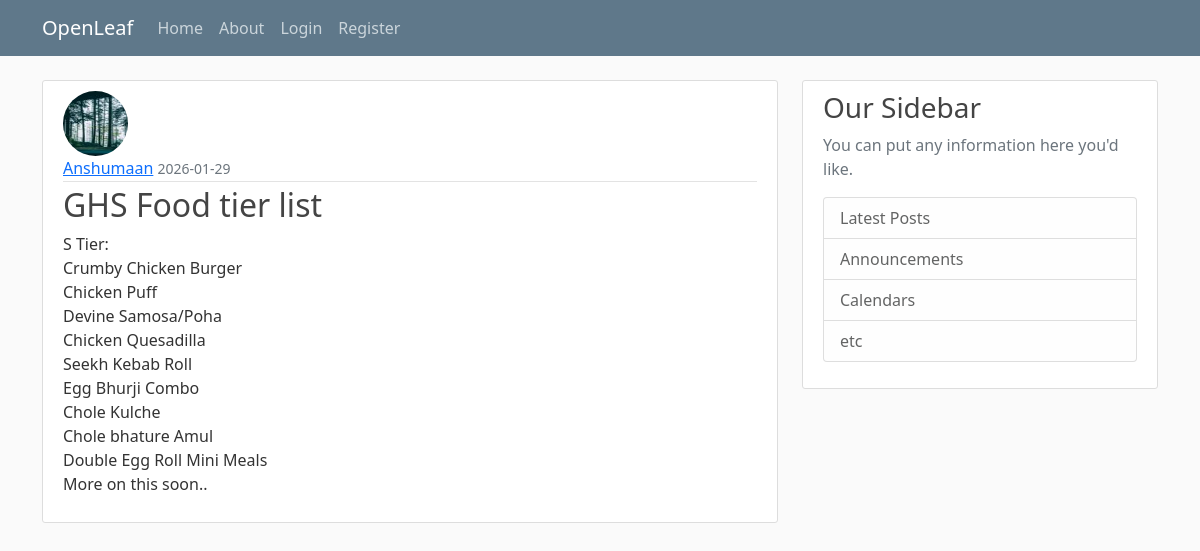
Screenshot of /post/8 with the database file from the repository.
### main/models.py (models this page shows, shortened)
class User(db.Model, UserMixin):
    id = db.Column(db.Integer, primary_key=True)
    username = db.Column(db.String(20), unique=True, nullable=False)
    email = db.Column(db.String(120), unique=True, nullable=False)
    image_file = db.Column(db.String(20), nullable=False, default='default.jpg')
    password = db.Column(db.String(60), nullable=False)
    posts = db.relationship('Post', backref='author', lazy=True)

class Post(db.Model):
    id = db.Column(db.Integer, primary_key=True)
    title = db.Column(db.String(100), nullable=False)
    date_posted = db.Column(db.DateTime, nullable=False, default=datetime.utcnow)
    content = db.Column(db.Text, nullable=False)
    user_id = db.Column(db.Integer, db.ForeignKey('user.id'), nullable=False)

### main/posts/routes.py (the view)
@posts.route("/post/<int:post_id>")
def post(post_id):
    post = Post.query.get_or_404(post_id)
    form = DeletePostForm()
    return render_template('post.html', title=post.title, post=post, form=form)

### main/templates/post.html (shortened to what this page needs)
{% extends "layout.html" %}
{% block content %}
    <article class="media content-section">
      <img class="rounded-circle article-img"
           src="{{ url_for('static', filename='profile_pics/' + post.author.image_file)}}">
      <div class="media-body">
        <div class="article-metadata">
          <a class="mr-2" href="{{ url_for('users.user_posts', username=post.author.username) }}">
            {{ post.author.username }}</a>
          <small class="text-muted">{{ post.date_posted.strftime('%Y-%m-%d') }}</small>
        </div>
        <h2 class="article-title">{{ post.title }}</h2>
        <p class="article-content">{{ post.content }}</p>
      </div>
    </article>
{% endblock content %}

### main/static/style.css (style rules this page uses)
body { background: #fafafa; color: #333333; margin-top: 5rem; }
h1, h2, h3, h4, h5, h6 { color: #444444; }
.content-section { background: #ffffff; padding: 10px 20px; border: 1px solid #dddddd; border-radius: 3px; margin-bottom: 20px; }
.article-title { color: #444444; }
.article-content { white-space: pre-line; }
.article-img { height: 65px; width: 65px; margin-right: 16px; }
.article-metadata { padding-bottom: 1px; margin-bottom: 4px; border-bottom: 1px solid #e3e3e3 }

### rows the page displays
User: image_file (picture), author.username "Anshumaan"
Post: date_posted "2026-01-29", title "GHS Food tier list", content "S Tier: Crumby Chicken Burger Chicken Puff Devine Samosa/Poha Chicken Quesadilla Seekh Kebab Roll Egg Bhurji Combo Chole Kulche Chole bhature Amul Double Egg Roll Mini Meals More on this soon.."
